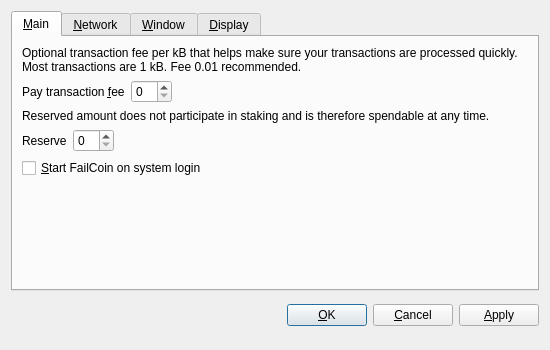
<?xml version="1.0" encoding="UTF-8"?>
<ui version="4.0">
 <class>OptionsDialog</class>
 <widget class="QDialog" name="OptionsDialog">
  <property name="geometry">
   <rect>
    <x>0</x>
    <y>0</y>
    <width>550</width>
    <height>350</height>
   </rect>
  </property>
  <property name="minimumSize">
   <size>
    <width>550</width>
    <height>350</height>
   </size>
  </property>
  <property name="maximumSize">
   <size>
    <width>550</width>
    <height>350</height>
   </size>
  </property>
  <property name="windowTitle">
   <string>Options</string>
  </property>
  <property name="modal">
   <bool>true</bool>
  </property>
  <layout class="QVBoxLayout" name="verticalLayout">
   <property name="spacing">
    <number>0</number>
   </property>
   <item>
    <widget class="QTabWidget" name="tabWidget">
     <property name="tabPosition">
      <enum>QTabWidget::North</enum>
     </property>
     <property name="currentIndex">
      <number>0</number>
     </property>
     <widget class="QWidget" name="tabMain">
      <attribute name="title">
       <string>&amp;Main</string>
      </attribute>
      <layout class="QVBoxLayout" name="verticalLayout_Main">
       <item>
        <widget class="QLabel" name="transactionFeeInfoLabel">
         <property name="text">
          <string>Optional transaction fee per kB that helps make sure your transactions are processed quickly. Most transactions are 1 kB. Fee 0.01 recommended.</string>
         </property>
         <property name="textFormat">
          <enum>Qt::PlainText</enum>
         </property>
         <property name="wordWrap">
          <bool>true</bool>
         </property>
        </widget>
       </item>
       <item>
        <layout class="QHBoxLayout" name="horizontalLayoutFee">
         <item>
          <widget class="QLabel" name="transactionFeeLabel">
           <property name="text">
            <string>Pay transaction &amp;fee</string>
           </property>
           <property name="textFormat">
            <enum>Qt::PlainText</enum>
           </property>
           <property name="buddy">
            <cstring>transactionFee</cstring>
           </property>
          </widget>
         </item>
         <item>
          <widget class="BitcoinAmountField" name="transactionFee"/>
         </item>
         <item>
          <spacer name="horizontalSpacerFee">
           <property name="orientation">
            <enum>Qt::Horizontal</enum>
           </property>
           <property name="sizeHint" stdset="0">
            <size>
             <width>40</width>
             <height>20</height>
            </size>
           </property>
          </spacer>
         </item>
        </layout>
       </item>
       <item>
        <widget class="QLabel" name="reserveBalanceInfoLabel">
         <property name="text">
          <string>Reserved amount does not participate in staking and is therefore spendable at any time.</string>
         </property>
         <property name="textFormat">
          <enum>Qt::PlainText</enum>
         </property>
         <property name="wordWrap">
          <bool>true</bool>
         </property>
        </widget>
       </item>
       <item>
        <layout class="QHBoxLayout" name="horizontalLayoutReserveBalance">
         <item>
          <widget class="QLabel" name="reserveBalanceLabel">
           <property name="text">
            <string>Reserve</string>
           </property>
           <property name="textFormat">
            <enum>Qt::PlainText</enum>
           </property>
           <property name="buddy">
            <cstring>reserveBalance</cstring>
           </property>
          </widget>
         </item>
         <item>
          <widget class="BitcoinAmountField" name="reserveBalance"/>
         </item>
         <item>
          <spacer name="horizontalSpacerReserveBalance">
           <property name="orientation">
            <enum>Qt::Horizontal</enum>
           </property>
           <property name="sizeHint" stdset="0">
            <size>
             <width>40</width>
             <height>20</height>
            </size>
           </property>
          </spacer>
         </item>
        </layout>
       </item>
       <item>
        <widget class="QCheckBox" name="bitcoinAtStartup">
         <property name="toolTip">
          <string>Automatically start FailCoin after logging in to the system.</string>
         </property>
         <property name="text">
          <string>&amp;Start FailCoin on system login</string>
         </property>
        </widget>
       </item>
       <item>
        <spacer name="verticalSpacer_Main">
         <property name="orientation">
          <enum>Qt::Vertical</enum>
         </property>
         <property name="sizeHint" stdset="0">
          <size>
           <width>20</width>
           <height>40</height>
          </size>
         </property>
        </spacer>
       </item>
      </layout>
     </widget>
     <widget class="QWidget" name="tabNetwork">
      <attribute name="title">
       <string>&amp;Network</string>
      </attribute>
      <layout class="QVBoxLayout" name="verticalLayout_Network">
       <item>
        <widget class="QCheckBox" name="mapPortUpnp">
         <property name="toolTip">
          <string>Automatically open the FailCoin client port on the router. This only works when your router supports UPnP and it is enabled.</string>
         </property>
         <property name="text">
          <string>Map port using &amp;UPnP</string>
         </property>
        </widget>
       </item>
       <item>
        <widget class="QCheckBox" name="connectSocks">
         <property name="toolTip">
          <string>Connect to the FailCoin network through a SOCKS proxy (e.g. when connecting through Tor).</string>
         </property>
         <property name="text">
          <string>&amp;Connect through SOCKS proxy:</string>
         </property>
        </widget>
       </item>
       <item>
        <layout class="QHBoxLayout" name="horizontalLayout_Network">
         <item>
          <widget class="QLabel" name="proxyIpLabel">
           <property name="text">
            <string>Proxy &amp;IP:</string>
           </property>
           <property name="textFormat">
            <enum>Qt::PlainText</enum>
           </property>
           <property name="buddy">
            <cstring>proxyIp</cstring>
           </property>
          </widget>
         </item>
         <item>
          <widget class="QValidatedLineEdit" name="proxyIp">
           <property name="maximumSize">
            <size>
             <width>140</width>
             <height>16777215</height>
            </size>
           </property>
           <property name="toolTip">
            <string>IP address of the proxy (e.g. 127.0.0.1)</string>
           </property>
          </widget>
         </item>
         <item>
          <widget class="QLabel" name="proxyPortLabel">
           <property name="text">
            <string>&amp;Port:</string>
           </property>
           <property name="textFormat">
            <enum>Qt::PlainText</enum>
           </property>
           <property name="buddy">
            <cstring>proxyPort</cstring>
           </property>
          </widget>
         </item>
         <item>
          <widget class="QLineEdit" name="proxyPort">
           <property name="maximumSize">
            <size>
             <width>55</width>
             <height>16777215</height>
            </size>
           </property>
           <property name="toolTip">
            <string>Port of the proxy (e.g. 9050)</string>
           </property>
          </widget>
         </item>
         <item>
          <widget class="QLabel" name="socksVersionLabel">
           <property name="text">
            <string>SOCKS &amp;Version:</string>
           </property>
           <property name="textFormat">
            <enum>Qt::PlainText</enum>
           </property>
           <property name="buddy">
            <cstring>socksVersion</cstring>
           </property>
          </widget>
         </item>
         <item>
          <widget class="QValueComboBox" name="socksVersion">
           <property name="toolTip">
            <string>SOCKS version of the proxy (e.g. 5)</string>
           </property>
          </widget>
         </item>
         <item>
          <spacer name="horizontalSpacer_Network">
           <property name="orientation">
            <enum>Qt::Horizontal</enum>
           </property>
           <property name="sizeHint" stdset="0">
            <size>
             <width>40</width>
             <height>20</height>
            </size>
           </property>
          </spacer>
         </item>
        </layout>
       </item>
       <item>
        <spacer name="verticalSpacer_Network">
         <property name="orientation">
          <enum>Qt::Vertical</enum>
         </property>
         <property name="sizeHint" stdset="0">
          <size>
           <width>20</width>
           <height>40</height>
          </size>
         </property>
        </spacer>
       </item>
      </layout>
     </widget>
     <widget class="QWidget" name="tabWindow">
      <attribute name="title">
       <string>&amp;Window</string>
      </attribute>
      <layout class="QVBoxLayout" name="verticalLayout_Window">
       <item>
        <widget class="QCheckBox" name="minimizeToTray">
         <property name="toolTip">
          <string>Show only a tray icon after minimizing the window.</string>
         </property>
         <property name="text">
          <string>&amp;Minimize to the tray instead of the taskbar</string>
         </property>
        </widget>
       </item>
       <item>
        <widget class="QCheckBox" name="minimizeOnClose">
         <property name="toolTip">
          <string>Minimize instead of exit the application when the window is closed. When this option is enabled, the application will be closed only after selecting Quit in the menu.</string>
         </property>
         <property name="text">
          <string>M&amp;inimize on close</string>
         </property>
        </widget>
       </item>
       <item>
        <spacer name="verticalSpacer_Window">
         <property name="orientation">
          <enum>Qt::Vertical</enum>
         </property>
         <property name="sizeHint" stdset="0">
          <size>
           <width>20</width>
           <height>40</height>
          </size>
         </property>
        </spacer>
       </item>
      </layout>
     </widget>
     <widget class="QWidget" name="tabDisplay">
      <attribute name="title">
       <string>&amp;Display</string>
      </attribute>
      <layout class="QVBoxLayout" name="verticalLayout_Display">
       <item>
        <layout class="QHBoxLayout" name="horizontalLayout_1_Display">
         <item>
          <widget class="QLabel" name="langLabel">
           <property name="text">
            <string>User Interface &amp;language:</string>
           </property>
           <property name="textFormat">
            <enum>Qt::PlainText</enum>
           </property>
           <property name="buddy">
            <cstring>lang</cstring>
           </property>
          </widget>
         </item>
         <item>
          <widget class="QValueComboBox" name="lang">
           <property name="toolTip">
            <string>The user interface language can be set here. This setting will take effect after restarting FailCoin.</string>
           </property>
          </widget>
         </item>
        </layout>
       </item>
       <item>
        <layout class="QHBoxLayout" name="horizontalLayout_2_Display">
         <item>
          <widget class="QLabel" name="unitLabel">
           <property name="text">
            <string>&amp;Unit to show amounts in:</string>
           </property>
           <property name="textFormat">
            <enum>Qt::PlainText</enum>
           </property>
           <property name="buddy">
            <cstring>unit</cstring>
           </property>
          </widget>
         </item>
         <item>
          <widget class="QValueComboBox" name="unit">
           <property name="toolTip">
            <string>Choose the default subdivision unit to show in the interface and when sending coins.</string>
           </property>
          </widget>
         </item>
        </layout>
       </item>
       <item>
        <widget class="QCheckBox" name="coinControlFeatures">
         <property name="toolTip">
          <string>Whether to show coin control features or not.</string>
         </property>
         <property name="text">
          <string>Display coin &amp;control features (experts only!)</string>
         </property>
        </widget>
       </item>
       <item>
        <widget class="QCheckBox" name="minimizeCoinAge">
         <property name="toolTip">
          <string>Whether to select the coin outputs randomly or with minimal coin age.</string>
         </property>
         <property name="text">
          <string>Minimize weight consumption (experimental)</string>
         </property>
        </widget>
       </item>
       <item>
        <widget class="QCheckBox" name="useBlackTheme">
         <property name="text">
          <string>Use black visual theme (requires restart)</string>
         </property>
        </widget>
       </item>
       <item>
        <spacer name="verticalSpacer_Display">
         <property name="orientation">
          <enum>Qt::Vertical</enum>
         </property>
         <property name="sizeHint" stdset="0">
          <size>
           <width>20</width>
           <height>40</height>
          </size>
         </property>
        </spacer>
       </item>
      </layout>
     </widget>
    </widget>
   </item>
   <item>
    <widget class="QFrame" name="frame">
     <property name="styleSheet">
      <string notr="true"/>
     </property>
     <layout class="QHBoxLayout" name="horizontalLayout_Buttons">
      <property name="leftMargin">
       <number>0</number>
      </property>
      <property name="topMargin">
       <number>0</number>
      </property>
      <property name="rightMargin">
       <number>0</number>
      </property>
      <property name="bottomMargin">
       <number>0</number>
      </property>
      <item>
       <spacer name="horizontalSpacer_1">
        <property name="orientation">
         <enum>Qt::Horizontal</enum>
        </property>
        <property name="sizeHint" stdset="0">
         <size>
          <width>40</width>
          <height>48</height>
         </size>
        </property>
       </spacer>
      </item>
      <item>
       <widget class="QLabel" name="statusLabel">
        <property name="font">
         <font>
          <weight>75</weight>
          <bold>true</bold>
         </font>
        </property>
        <property name="text">
         <string/>
        </property>
        <property name="textFormat">
         <enum>Qt::PlainText</enum>
        </property>
        <property name="wordWrap">
         <bool>true</bool>
        </property>
       </widget>
      </item>
      <item>
       <spacer name="horizontalSpacer_2">
        <property name="orientation">
         <enum>Qt::Horizontal</enum>
        </property>
        <property name="sizeHint" stdset="0">
         <size>
          <width>40</width>
          <height>48</height>
         </size>
        </property>
       </spacer>
      </item>
      <item>
       <widget class="QPushButton" name="okButton">
        <property name="text">
         <string>&amp;OK</string>
        </property>
       </widget>
      </item>
      <item>
       <widget class="QPushButton" name="cancelButton">
        <property name="text">
         <string>&amp;Cancel</string>
        </property>
        <property name="autoDefault">
         <bool>false</bool>
        </property>
       </widget>
      </item>
      <item>
       <widget class="QPushButton" name="applyButton">
        <property name="text">
         <string>&amp;Apply</string>
        </property>
        <property name="autoDefault">
         <bool>false</bool>
        </property>
       </widget>
      </item>
     </layout>
    </widget>
   </item>
  </layout>
 </widget>
 <customwidgets>
  <customwidget>
   <class>BitcoinAmountField</class>
   <extends>QSpinBox</extends>
   <header>bitcoinamountfield.h</header>
  </customwidget>
  <customwidget>
   <class>QValueComboBox</class>
   <extends>QComboBox</extends>
   <header>qvaluecombobox.h</header>
  </customwidget>
  <customwidget>
   <class>QValidatedLineEdit</class>
   <extends>QLineEdit</extends>
   <header>qvalidatedlineedit.h</header>
  </customwidget>
 </customwidgets>
 <resources/>
 <connections/>
</ui>
